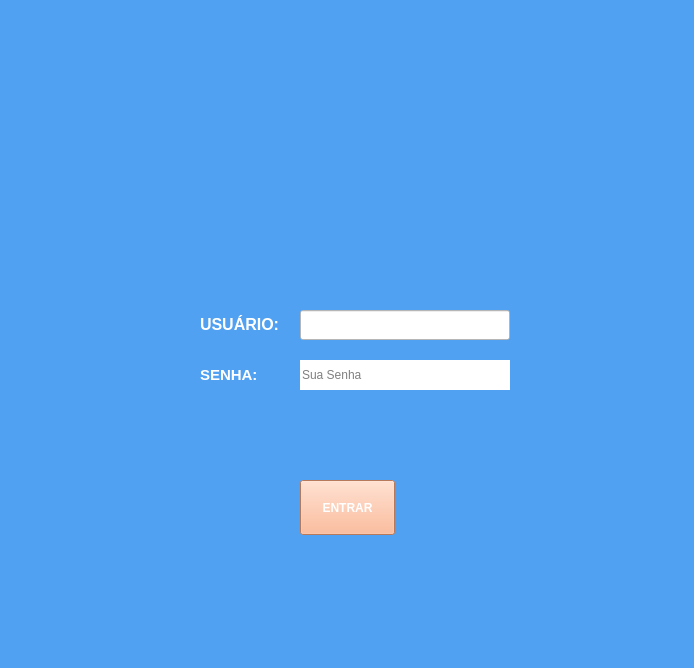
<?xml version="1.0" encoding="UTF-8"?>
<ui version="4.0">
 <class>MainWindow</class>
 <widget class="QMainWindow" name="MainWindow">
  <property name="geometry">
   <rect>
    <x>0</x>
    <y>0</y>
    <width>694</width>
    <height>668</height>
   </rect>
  </property>
  <property name="windowTitle">
   <string>Supernac</string>
  </property>
  <property name="styleSheet">
   <string notr="true">background-color: rgb(80, 161, 241);
</string>
  </property>
  <widget class="QWidget" name="centralwidget">
   <widget class="QLabel" name="label_2">
    <property name="geometry">
     <rect>
      <x>200</x>
      <y>310</y>
      <width>90</width>
      <height>30</height>
     </rect>
    </property>
    <property name="styleSheet">
     <string notr="true">color: rgb(255, 255, 255);</string>
    </property>
    <property name="text">
     <string>&lt;html&gt;&lt;head/&gt;&lt;body&gt;&lt;p&gt;&lt;span style=&quot; font-size:12pt; font-weight:600;&quot;&gt;USUÁRIO:&lt;/span&gt;&lt;/p&gt;&lt;/body&gt;&lt;/html&gt;</string>
    </property>
   </widget>
   <widget class="QLineEdit" name="edt_usuario">
    <property name="geometry">
     <rect>
      <x>300</x>
      <y>310</y>
      <width>210</width>
      <height>30</height>
     </rect>
    </property>
    <property name="styleSheet">
     <string notr="true">background-color: rgb(255, 255, 255);</string>
    </property>
   </widget>
   <widget class="QLabel" name="label_3">
    <property name="geometry">
     <rect>
      <x>200</x>
      <y>360</y>
      <width>90</width>
      <height>30</height>
     </rect>
    </property>
    <property name="styleSheet">
     <string notr="true">color: rgb(255, 255, 255);</string>
    </property>
    <property name="text">
     <string>&lt;html&gt;&lt;head/&gt;&lt;body&gt;&lt;p&gt;&lt;span style=&quot; font-size:11pt; font-weight:600;&quot;&gt;SENHA:&lt;/span&gt;&lt;/p&gt;&lt;/body&gt;&lt;/html&gt;</string>
    </property>
   </widget>
   <widget class="QLineEdit" name="edt_senha">
    <property name="geometry">
     <rect>
      <x>300</x>
      <y>360</y>
      <width>210</width>
      <height>30</height>
     </rect>
    </property>
    <property name="styleSheet">
     <string notr="true">background-color: rgb(255, 255, 255);</string>
    </property>
    <property name="frame">
     <bool>false</bool>
    </property>
    <property name="echoMode">
     <enum>QLineEdit::Password</enum>
    </property>
    <property name="placeholderText">
     <string>Sua Senha</string>
    </property>
   </widget>
   <widget class="QPushButton" name="bt_entrar">
    <property name="geometry">
     <rect>
      <x>300</x>
      <y>480</y>
      <width>95</width>
      <height>55</height>
     </rect>
    </property>
    <property name="font">
     <font>
      <pointsize>9</pointsize>
      <weight>75</weight>
      <bold>true</bold>
     </font>
    </property>
    <property name="styleSheet">
     <string notr="true">color: rgb(255, 255, 255);
background-color: rgb(255, 170, 127);</string>
    </property>
    <property name="text">
     <string>ENTRAR</string>
    </property>
   </widget>
   <widget class="QLabel" name="tv_Login">
    <property name="geometry">
     <rect>
      <x>230</x>
      <y>450</y>
      <width>210</width>
      <height>30</height>
     </rect>
    </property>
    <property name="styleSheet">
     <string notr="true">color: rgb(0, 0, 0);</string>
    </property>
    <property name="text">
     <string>&lt;html&gt;&lt;head/&gt;&lt;body&gt;&lt;p&gt;&lt;span style=&quot; font-style:italic;&quot;&gt;&lt;br/&gt;&lt;/span&gt;&lt;/p&gt;&lt;/body&gt;&lt;/html&gt;</string>
    </property>
   </widget>
   <widget class="QLabel" name="label">
    <property name="geometry">
     <rect>
      <x>180</x>
      <y>30</y>
      <width>347</width>
      <height>251</height>
     </rect>
    </property>
    <property name="text">
     <string/>
    </property>
    <property name="pixmap">
     <pixmap>LOGO COM NOME EMBAIXO.png</pixmap>
    </property>
    <property name="scaledContents">
     <bool>true</bool>
    </property>
   </widget>
  </widget>
  <widget class="QStatusBar" name="statusbar"/>
 </widget>
 <resources/>
 <connections/>
</ui>
